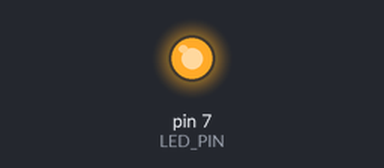
Bench run of a sketch on a simulated Arduino Uno, built with avr-gcc and run on an emulated ATmega328P. On the bench: output pins drawn as LEDs (lit = HIGH). At 2.0 s the program stops and its outputs stay as they are.

Above: at 0.5 s.
At 1.75 s:
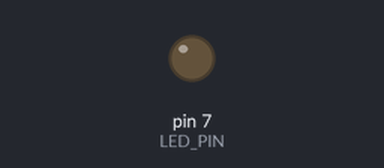
Timing chart, 0 to 3.0 s (numbered marks = the images above):
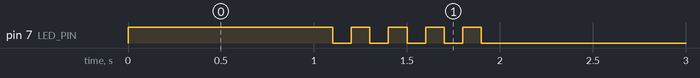

Measured:
- by itself, pin 7 (LED_PIN): repeats every 0.20 s: LOW 0.10 s, HIGH 0.10 s, until it stays LOW from 1.9 s

The sketch:

05_practice_2.ino
```cpp
const int LED_PIN = 7;

void setup() {
  pinMode(LED_PIN, OUTPUT);
}

void loop() {
  digitalWrite(LED_PIN, HIGH);
  delay(1000);

  for (int i = 0; i < 5; i++) {
    digitalWrite(LED_PIN, HIGH);
    delay(100);
    digitalWrite(LED_PIN, LOW);
    delay(100);
  }

  digitalWrite(LED_PIN, LOW);

  while(1) {
  }
}
```
